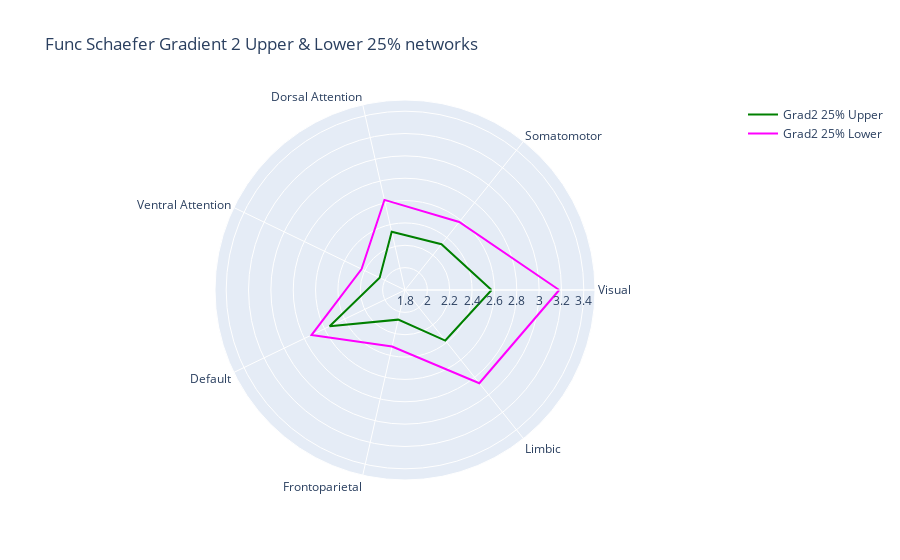

This figure's notebook cell:
### Code cell
fig = go.Figure()

fig.add_trace(go.Scatterpolar(r=grad2_25_network_df['Grad2 25% Upper'].values.tolist() + grad2_25_network_df['Grad2 25% Upper'].values.tolist()[:1], theta=grad2_25_network_df['networks'].tolist() + grad2_25_network_df['networks'].tolist()[:1], mode = 'lines', line_color = 'green', name='Grad2 25% Upper'))
fig.add_trace(go.Scatterpolar(r=grad2_25_network_df['Grad2 25% Lower'].values.tolist() + grad2_25_network_df['Grad2 25% Lower'].values.tolist()[:1], theta=grad2_25_network_df['networks'].tolist() + grad2_25_network_df['networks'].tolist()[:1], mode = 'lines', line_color = 'fuchsia', name='Grad2 25% Lower'))

fig.update_layout(polar=dict(radialaxis=dict(visible=True, range=[1.8, 3.5])),title = 'Func Schaefer Gradient 2 Upper & Lower 25% networks', showlegend=True)

fig.show()
fig.write_image(fig_path+'Func_Schaefer_Gradient2_Upper&Lower_25%_networks.png')

### Figure 1 — Plotly figure (JSON) as saved in the notebook; plotly's stock layout.template omitted (floating-point values rounded to 4 significant figures)
{"data": [{"line": {"color": "green"}, "mode": "lines", "name": "Grad2 25% Upper", "r": [2.575, 2.324, 2.334, 2.052, 2.549, 2.072, 2.379, 2.575], "theta": ["Visual", "Somatomotor", "Dorsal Attention", "Ventral Attention", "Default", "Frontoparietal", "Limbic", "Visual"], "type": "scatterpolar"}, {"line": {"color": "fuchsia"}, "mode": "lines", "name": "Grad2 25% Lower", "r": [3.18, 2.578, 2.627, 2.231, 2.729, 2.319, 2.866, 3.18], "theta": ["Visual", "Somatomotor", "Dorsal Attention", "Ventral Attention", "Default", "Frontoparietal", "Limbic", "Visual"], "type": "scatterpolar"}], "layout": {"autosize": true, "polar": {"angularaxis": {"type": "category"}, "radialaxis": {"autorange": false, "range": [1.8, 3.5], "type": "linear", "visible": true}}, "showlegend": true, "title": {"text": "Func Schaefer Gradient 2 Upper & Lower 25% networks"}}}
